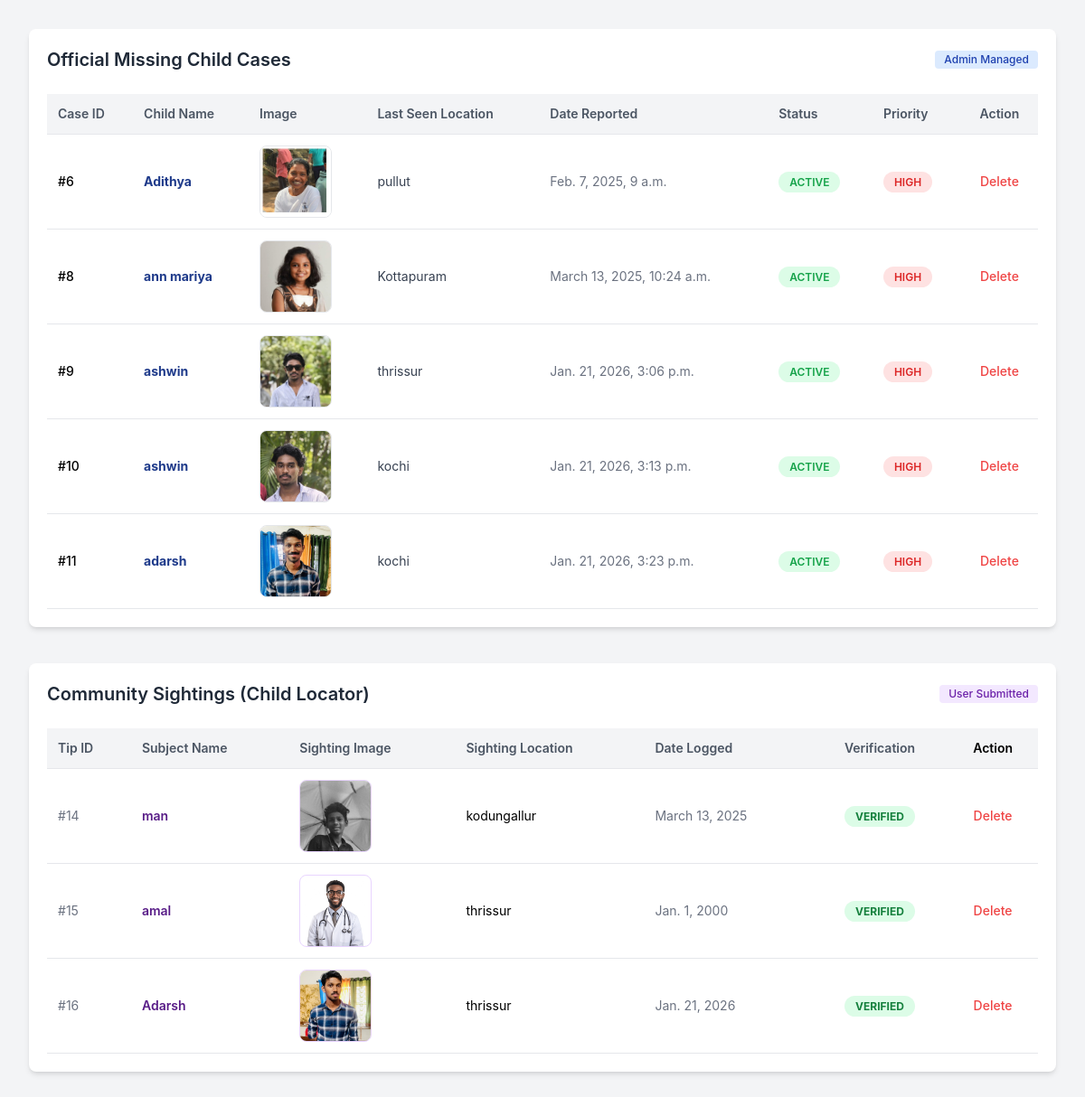
/caselist/, run on an earlier commit of the app's database.
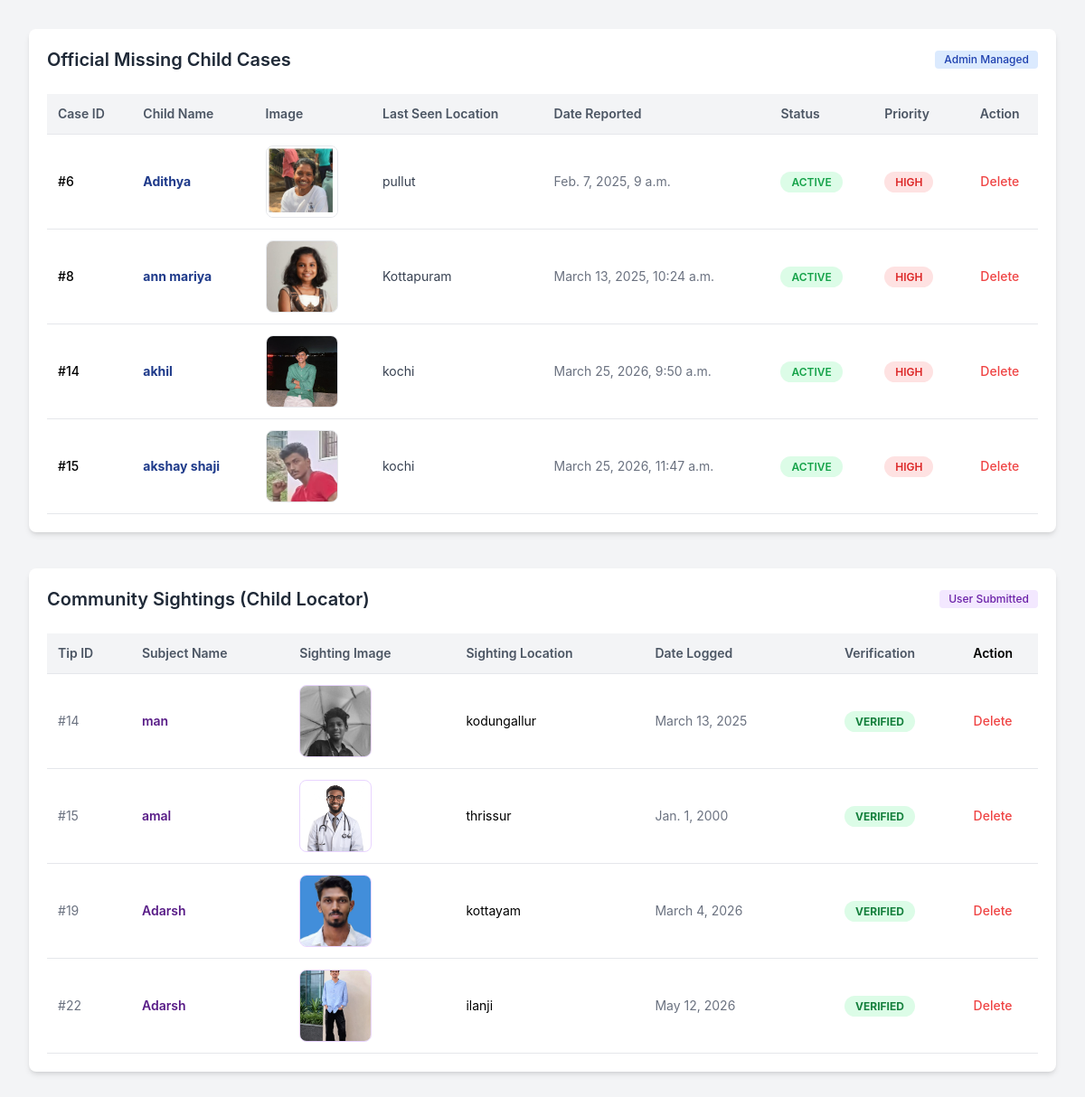
And on a later commit of the database.
### childmissingwebapp/models.py (models this page shows, shortened)
class NewCase(models.Model):
    GENDER_CHOICES = [
        ('male', 'Male'),
        ('female', 'Female'),
        ('other', 'Other'),
    ]
    STATUS_CHOICES = [
        ('active', 'Active'),
        ('closed', 'Closed'),
    ]
    childname = models.CharField(max_length=25)
    dob = models.DateField()  # Added parentheses
    gender = models.CharField(
        max_length=6,
        choices=GENDER_CHOICES,
        default='other',
    )
    height = models.PositiveIntegerField()  # in cm
    weight = models.PositiveIntegerField()  # in kg
    eye_color = models.CharField(max_length=50)
    hair_color = models.CharField(max_length=50)
    photo = models.ImageField(upload_to='missing_children_photos/', blank=True, null=True)
    last_seen_date = models.DateTimeField()
    last_seen_location = models.CharField(max_length=255)
    guardian_name = models.CharField(max_length=255)
    guardian_phone = models.CharField(max_length=15)
    guardian_email = models.EmailField()
    suspect_name = models.CharField(max_length=255, blank=True, null=True)
    suspect_description = models.TextField(blank=True, null=True)
    vehicle_info = models.CharField(max_length=255, blank=True, null=True)
    authorities_contacted = models.BooleanField(default=False)
    search_efforts = models.TextField(blank=True, null=True)
    status = models.CharField(
        max_length=7,  # 'active' or 'closed'
        choices=STATUS_CHOICES,
        default='active',  # Default is active
    )

class ChildLocator(models.Model):
    full_name = models.CharField(max_length=255)
    date_of_birth = models.DateField()
    gender_choices = [
        ('male', 'Male'),
        ('female', 'Female'),
        ('other', 'Other'),
    ]
    gender = models.CharField(max_length=6, choices=gender_choices)
    image = models.ImageField(upload_to='child_locator_images/')
    height_cm = models.PositiveIntegerField(blank=True, null=True)
    weight_kg = models.PositiveIntegerField(blank=True, null=True)
    hair_color_choices = [
        ('black', 'Black'),
        ('brown', 'Brown'),
        ('blonde', 'Blonde'),
        ('red', 'Red'),
        ('grey', 'Grey'),
    ]
    hair_color = models.CharField(max_length=6, choices=hair_color_choices, blank=True, null=True)
    distinctive_marks = models.TextField(blank=True, null=True)
    last_seen_location = models.CharField(max_length=255)
    last_seen_date = models.DateField()
    last_known_clothing = models.TextField(blank=True, null=True)
    guardian_name = models.CharField(max_length=255)
    contact_number = models.CharField(max_length=15)
    email= models.EmailField(blank=True, null=True)
    accept = models.BooleanField(default=False)
    status = models.BooleanField(default=False)

### childmissingwebapp/views.py (the view)
# urls.py: path('caselist/', views.NewCase_list, name='caselist'),
def NewCase_list(request):
    new_cases = NewCase.objects.all()  # Fetch NewCase records
    child_locators = ChildLocator.objects.all()  # Fetch ChildLocator records
    return render(request, 'NewCase_list.html', {'new_cases': new_cases, 'child_locators': child_locators})

### childmissingwebapp/templates/NewCase_list.html (shortened to what the changed rows need)
<!DOCTYPE html>
<html lang="en">
<head>
    <script src="https://cdn.tailwindcss.com"></script>
</head>
<body class="p-8">
    <div class="max-w-7xl mx-auto space-y-10">
        <div class="bg-white shadow-md rounded-lg p-5">
            <div class="flex justify-between items-center mb-6">
                <h2 class="text-xl font-semibold text-gray-800">Official Missing Child Cases</h2>
            </div>
            <table class="w-full text-sm text-left">
                <thead>
                    <tr class="bg-gray-100 border-b">
                        <th class="p-3 font-semibold text-gray-600">Case ID</th>
                        <th class="p-3 font-semibold text-gray-600">Child Name</th>
                        <th class="p-3 font-semibold text-gray-600">Image</th>
                        <th class="p-3 font-semibold text-gray-600">Last Seen Location</th>
                        <th class="p-3 font-semibold text-gray-600">Date Reported</th>
                        <th class="p-3 font-semibold text-gray-600">Status</th>
                        <th class="p-3 font-semibold text-gray-600">Priority</th>
                        <th class="p-3 font-semibold text-gray-600 text-center">Action</th>
                    </tr>
                </thead>
                <tbody>
                    {% for case_item in new_cases %}
                    <tr class="border-b hover:bg-gray-50 transition-colors">
                        <td class="p-3 font-medium">#{{ case_item.id }}</td>
                        <td class="p-3 font-bold text-blue-900">{{ case_item.childname }}</td>
                        <td class="p-3">
                            {% if case_item.photo %}
                                <img src="{{ case_item.photo.url }}" alt="{{ case_item.childname }}" class="case-img">
                            {% else %}
                                <div class="w-20 h-20 bg-gray-200 flex items-center justify-center rounded-lg text-[10px] text-gray-500">No Image</div>
                            {% endif %}
                        </td>
                        <td class="p-3 text-gray-700">{{ case_item.last_seen_location }}</td>
                        <td class="p-3 text-gray-500">{{ case_item.last_seen_date }}</td>
                        <td class="p-3">
                            <span class="px-3 py-1 rounded-full text-xs font-semibold
                                {% if case_item.status == 'active' %}bg-green-100 text-green-600
                                {% elif case_item.status == 'closed' %}bg-red-100 text-red-600
                                {% else %}bg-yellow-100 text-yellow-600{% endif %}">
                                {{ case_item.status|upper }}
                            </span>
                        </td>
                        <td class="p-3">
                            <span class="px-3 py-1 bg-red-100 text-red-600 rounded-full text-xs font-semibold">HIGH</span>
                        </td>
                        <td class="p-3 text-center">
                            <a href="{% url 'deletecase' case_item.id 'newcase' %}"
                               onclick="return confirm('Archive this case?')"
                               class="text-red-500 hover:text-red-700 font-medium">Delete</a>
                        </td>
                    </tr>
                    {% empty %}
                    <tr>
                        <td colspan="8" class="text-center p-10 text-gray-400">No official cases currently active.</td>
                    </tr>
                    {% endfor %}
                </tbody>
            </table>
        </div>
        <div class="bg-white shadow-md rounded-lg p-5">
            <div class="flex justify-between items-center mb-6">
                <h2 class="text-xl font-semibold text-gray-800">Community Sightings (Child Locator)</h2>
            </div>
            <table class="w-full text-sm text-left">
                <thead>
                    <tr class="bg-gray-100 border-b">
                        <th class="p-3 font-semibold text-gray-600">Tip ID</th>
                        <th class="p-3 font-semibold text-gray-600">Subject Name</th>
                        <th class="p-3 font-semibold text-gray-600">Sighting Image</th>
                        <th class="p-3 font-semibold text-gray-600">Sighting Location</th>
                        <th class="p-3 font-semibold text-gray-600">Date Logged</th>
                        <th class="p-3 font-semibold text-gray-600 text-center">Verification</th>
                        <th class="p-3 font-semibold text-gray-60 text-center">Action</th>
                    </tr>
                </thead>
                <tbody>
                    {% for locator in child_locators %}
                    <tr class="border-b hover:bg-gray-50 transition-colors">
                        <td class="p-3 text-gray-500">#{{ locator.id }}</td>
                        <td class="p-3 font-semibold text-purple-900">{{ locator.full_name }}</td>
                        <td class="p-3">
                            {% if locator.image %}
                                <img src="{{ locator.image.url }}" class="case-img border-purple-200">
                            {% else %}
                                <div class="w-20 h-20 bg-gray-200 flex items-center justify-center rounded-lg text-[10px] text-gray-500">No Image</div>
                            {% endif %}
                        </td>
                        <td class="p-3">{{ locator.last_seen_location }}</td>
                        <td class="p-3 text-gray-500">{{ locator.last_seen_date }}</td>
                        <td class="p-3 text-center">
                            {% if locator.accept %}
                                <span class="bg-green-100 text-green-700 px-3 py-1 rounded-full text-xs font-bold">VERIFIED</span>
                            {% else %}
                                <span class="bg-yellow-100 text-yellow-700 px-3 py-1 rounded-full text-xs font-bold">PENDING</span>
                            {% endif %}
                        </td>
                        <td class="p-3 text-center">
                            <a href="{% url 'deletecase' locator.id 'childlocator' %}"
                               onclick="return confirm('Remove this sighting tip?')"
                               class="text-red-500 hover:text-red-700 font-medium">Delete</a>
                        </td>
                    </tr>
                    {% empty %}
                    <tr>
                        <td colspan="7" class="text-center p-10 text-gray-400">No sightings reported by the community yet.</td>
                    </tr>
                    {% endfor %}
                </tbody>
            </table>
        </div>
    </div>
</body>
</html>

What changed in the data, as far as the page shows it:
removed NewCase: id "9", childname "ashwin", photo (picture), last_seen_location "thrissur", last_seen_date "Jan. 21, 2026, 3:06 p.m.", status "ACTIVE"
removed NewCase: id "10", childname "ashwin", photo (picture), last_seen_location "kochi", last_seen_date "Jan. 21, 2026, 3:13 p.m.", status "ACTIVE"
removed NewCase: id "11", childname "adarsh", photo (picture), last_seen_location "kochi", last_seen_date "Jan. 21, 2026, 3:23 p.m.", status "ACTIVE"
removed ChildLocator: id "16", full_name "Adarsh", image (picture), last_seen_location "thrissur", last_seen_date "Jan. 21, 2026", accept "VERIFIED"
added NewCase: id "14", childname "akhil", photo (picture), last_seen_location "kochi", last_seen_date "March 25, 2026, 9:50 a.m.", status "ACTIVE"
added NewCase: id "15", childname "akshay shaji", photo (picture), last_seen_location "kochi", last_seen_date "March 25, 2026, 11:47 a.m.", status "ACTIVE"
added ChildLocator: id "19", full_name "Adarsh", image (picture), last_seen_location "kottayam", last_seen_date "March 4, 2026", accept "VERIFIED"
added ChildLocator: id "22", full_name "Adarsh", image (picture), last_seen_location "ilanji", last_seen_date "May 12, 2026", accept "VERIFIED"
